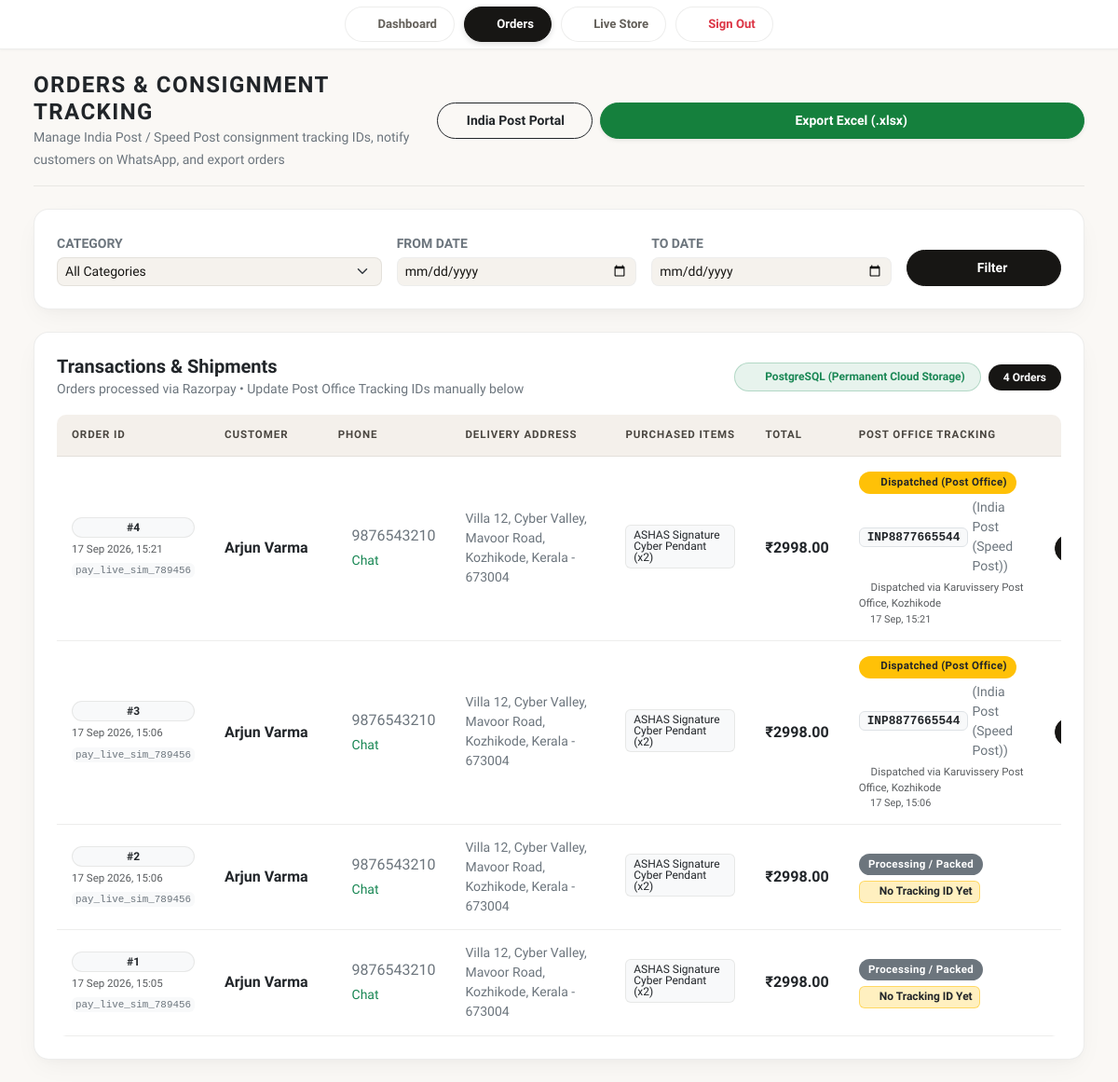
The app's page /adminpp/orders/ (signed in), older data.
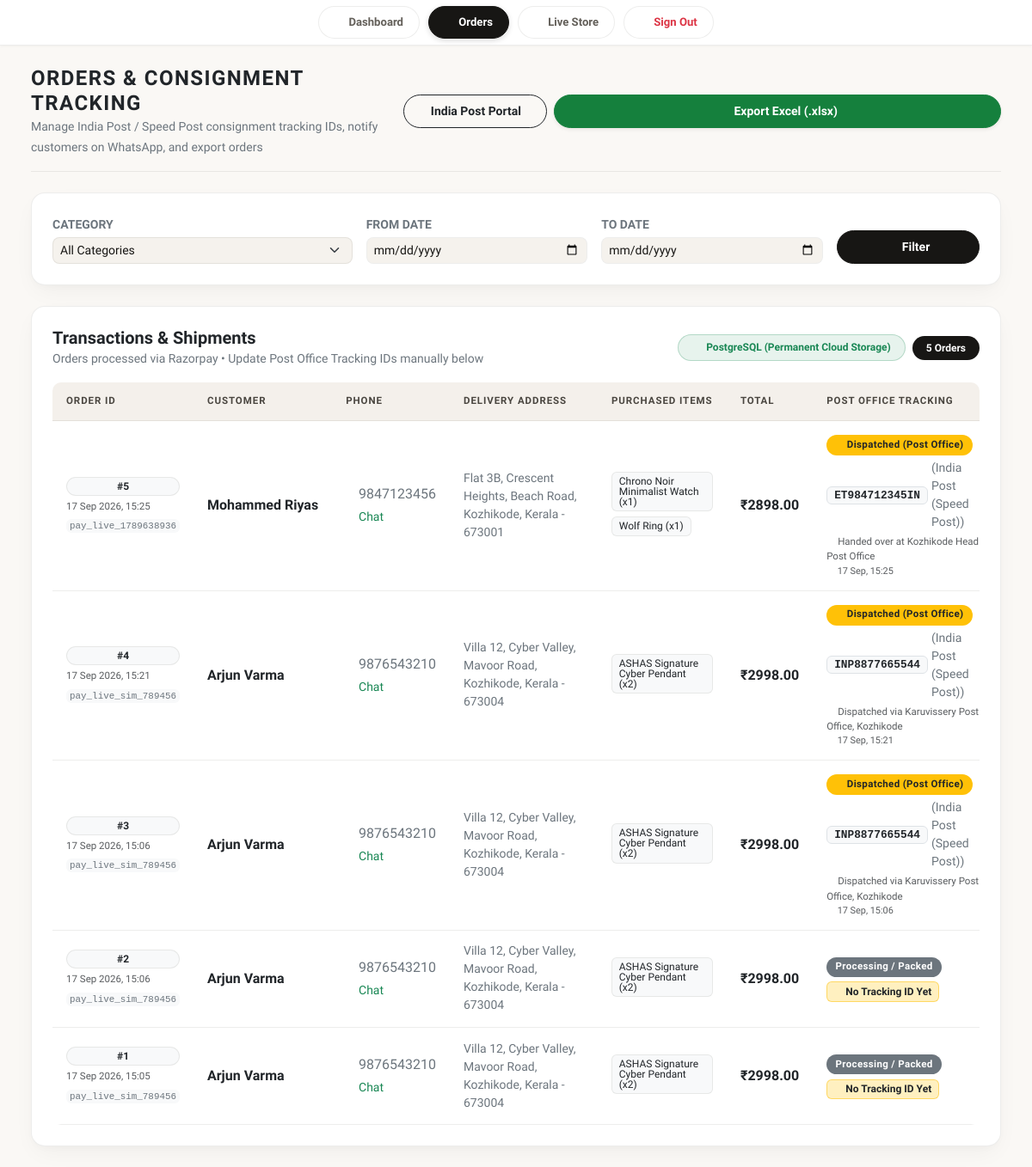
The same page, newer data.
### store/models.py (models this page shows, shortened)
class Order(models.Model):
    STATUS_CHOICES = (
        ('Pending', 'Pending'),
        ('Completed', 'Completed'),
        ('Failed', 'Failed'),
    )
    SHIPPING_STATUS_CHOICES = (
        ('Processing', 'Processing / Packed'),
        ('Dispatched', 'Dispatched via Post Office'),
        ('In Transit', 'In Transit'),
        ('Out for Delivery', 'Out for Delivery'),
        ('Delivered', 'Delivered'),
    )
    user = models.ForeignKey(User, on_delete=models.SET_NULL, null=True, blank=True, related_name='orders')
    full_name = models.CharField(max_length=200)
    phone_number = models.CharField(max_length=20)
    shipping_address = models.TextField()
    total_price = models.DecimalField(max_digits=10, decimal_places=2)
    razorpay_order_id = models.CharField(max_length=100, blank=True, null=True)
    razorpay_payment_id = models.CharField(max_length=100, blank=True, null=True)
    payment_status = models.CharField(max_length=20, choices=STATUS_CHOICES, default='Pending')
    tracking_id = models.CharField(max_length=100, blank=True, null=True, help_text="India Post / Speed Post consignment tracking number")
    carrier = models.CharField(max_length=100, default='India Post', blank=True, help_text="Courier service or Post Office branch")
    shipping_status = models.CharField(max_length=50, choices=SHIPPING_STATUS_CHOICES, default='Processing', blank=True)
    tracking_notes = models.CharField(max_length=255, blank=True, null=True, help_text="Dispatch notes (e.g. Dispatched from Karuvissery Post Office)")
    tracking_updated_at = models.DateTimeField(blank=True, null=True)
    created_at = models.DateTimeField(auto_now_add=True)
    @property
    def tracking_url(self):
        if self.tracking_id:
            return "https://www.indiapost.gov.in/_layouts/15/dpt.cept.tracking/trackconsignment.aspx"
        return ""
    @property
    def whatsapp_notification_url(self):
        if not self.phone_number:
            return ""
        import urllib.parse
        import re
        digits = re.sub(r'\D', '', str(self.phone_number))
        if len(digits) == 10:
            digits = '91' + digits
        tracking_info = self.tracking_id or 'Will be updated shortly'
        carrier_name = self.carrier or 'India Post (Speed Post)'
        status_name = self.get_shipping_status_display() if hasattr(self, 'get_shipping_status_display') else self.shipping_status
        msg = (
            f"Hello {self.full_name},\n\n"
            f"Your ASHAS order #{self.id} has an update!\n"
            f"📦 Carrier: {carrier_name}\n"
            f"🏷️ Tracking ID: {tracking_info}\n"
            f"🚚 Status: {status_name}\n\n"
            f"Track your parcel on India Post:\n"
            f"https://www.indiapost.gov.in/_layouts/15/dpt.cept.tracking/trackconsignment.aspx\n\n"
            f"Thank you for choosing ASHAS!\n"
            f"Boutique Helpline: +91 82814 51481"
        )
        return f"https://wa.me/{digits}?text={urllib.parse.quote(msg)}"

class OrderItem(models.Model):
    order = models.ForeignKey(Order, related_name='items', on_delete=models.CASCADE)
    product = models.ForeignKey(Product, on_delete=models.CASCADE)
    price = models.DecimalField(max_digits=10, decimal_places=2)
    quantity = models.PositiveIntegerField(default=1)

class Product(models.Model):
    category = models.ForeignKey(Category, related_name='products', on_delete=models.CASCADE)
    name = models.CharField(max_length=200)
    image = models.ImageField(upload_to='products/', blank=True, null=True)
    image_url = models.URLField(max_length=1000, blank=True, null=True, help_text="Direct link to product image (optional)")
    price = models.DecimalField(max_digits=10, decimal_places=2)
    discount_price = models.DecimalField(max_digits=10, decimal_places=2, blank=True, null=True)
    description = models.TextField(blank=True, null=True)
    stock = models.PositiveIntegerField(default=1)
    is_trending = models.BooleanField(default=False, db_index=True, help_text="Showcase this product in the Trending section")
    created_at = models.DateTimeField(auto_now_add=True)

### store/views.py (the view, shortened to what this page needs)
# urls.py: path('adminpp/orders/', views.adminpp_orders, name='adminpp_orders'),
@staff_required
def adminpp_orders(request):
    category_filter = request.GET.get('category', '')
    start_date = request.GET.get('start_date', '')
    end_date = request.GET.get('end_date', '')
    export_excel = request.GET.get('export', '')
    orders = Order.objects.filter(payment_status='Completed').prefetch_related('items__product__category').order_by('-created_at')
    if category_filter:
        orders = orders.filter(items__product__category__name__iexact=category_filter).distinct()
    if start_date:
        orders = orders.filter(created_at__date__gte=start_date)
    if end_date:
        orders = orders.filter(created_at__date__lte=end_date)
    from django.conf import settings
    db_engine = settings.DATABASES['default']['ENGINE'].split('.')[-1]
    is_postgres = 'postgres' in db_engine or bool(os.environ.get('DATABASE_URL'))
    return render(request, 'adminpp_orders.html', {
        'orders': orders,
        'categories': Category.objects.all(),
        'selected_category': category_filter,
        'start_date': start_date,
        'end_date': end_date,
        'db_engine': db_engine,
        'is_postgres': is_postgres,
    })

### store/views.py (called while the page is built)
def cart_context_processor(request):
    if request.user.is_authenticated:
        items = CartItem.objects.filter(user=request.user)
        total_qty = sum(item.quantity for item in items)
    else:
        cart = request.session.get('cart', {})
        total_qty = sum(cart.values()) if cart else 0
    return {
        'cart_item_count': total_qty,
        'all_categories': Category.objects.all(),
    }

def staff_required(view_func):
    @wraps(view_func)
    def wrapper(request, *args, **kwargs):
        if not request.user.is_authenticated:
            return redirect('/login/?next=' + request.path)
        if not (request.user.is_staff or request.user.is_superuser):
            messages.error(request, "Access restricted: Staff privileges are required to access the Admin Portal.")
            return redirect('home')
        return view_func(request, *args, **kwargs)
    return wrapper

### store/templates/adminpp_orders.html (shortened to what the changed rows need)
{% load static %}
<!DOCTYPE html>
<html lang="en">
<head>
    <link href="https://cdn.jsdelivr.net/npm/bootstrap@5.3.0/dist/css/bootstrap.min.css" rel="stylesheet">
    <link rel="stylesheet" href="https://cdn.jsdelivr.net/npm/bootstrap-icons@1.11.1/font/bootstrap-icons.css">
</head>
<body class="p-0">
<div class="p-2 p-sm-3 p-md-4 page-padding">
<div class="container-fluid" style="max-width: 1400px;">
    <div class="d-flex flex-column flex-sm-row justify-content-between align-items-start align-items-sm-center gap-3 mb-4 pb-3 border-bottom" style="border-color: var(--border-subtle) !important;">
        <div>
            <h1 class="h4 m-0 fw-bold text-dark text-uppercase" style="letter-spacing: 0.06em;">ORDERS & CONSIGNMENT TRACKING</h1>
        </div>
    </div>
    <div class="card-admin p-3 p-md-4">
        <div class="d-flex flex-wrap justify-content-between align-items-center gap-2 mb-3">
            <div>
                <h2 class="h5 m-0 fw-bold text-dark">Transactions & Shipments</h2>
            </div>
            <div class="d-flex align-items-center gap-2 flex-wrap">
                {% if is_postgres %}
                <span class="badge bg-success bg-opacity-10 text-success border border-success border-opacity-25 rounded-pill px-3 py-2 fw-semibold" title="Orders are permanently stored in managed PostgreSQL cloud database. Deployments will never delete your data.">
                    <i class="bi bi-database-fill-check me-1"></i> PostgreSQL (Permanent Cloud Storage)
                </span>
                {% else %}
                <span class="badge bg-secondary bg-opacity-10 text-dark border border-secondary border-opacity-25 rounded-pill px-3 py-2 fw-semibold" title="Running on local database">
                    <i class="bi bi-database me-1"></i> Database: {{ db_engine|upper }}
                </span>
                {% endif %}
                <span class="badge bg-dark rounded-pill px-3 py-2 fw-semibold" style="background-color: #171614 !important;">{{ orders|length }} Orders</span>
            </div>
        </div>
        <div class="d-none d-md-block table-responsive">
            <table class="table table-custom align-middle">
                <thead>
                    <tr>
                        <th class="text-nowrap">ORDER ID</th>
                        <th class="text-nowrap">CUSTOMER</th>
                        <th class="text-nowrap">PHONE</th>
                        <th>DELIVERY ADDRESS</th>
                        <th>PURCHASED ITEMS</th>
                        <th class="text-nowrap">TOTAL</th>
                        <th class="text-nowrap">POST OFFICE TRACKING</th>
                        <th class="text-nowrap text-end">ACTIONS</th>
                    </tr>
                </thead>
                <tbody>
                    {% for order in orders %}
                    <tr id="order-row-{{ order.id }}">
                        <td class="text-nowrap">
                            <span class="badge bg-light text-dark border rounded-pill px-2 py-1 fw-bold mb-1 d-block" style="border-color: var(--border-subtle) !important;">#{{ order.id }}</span>
                            <small class="text-muted d-block" style="font-size: 0.72rem;">{{ order.created_at|date:"d M Y, H:i" }}</small>
                            <code class="text-secondary bg-light px-1 rounded d-inline-block mt-1" style="font-size: 0.68rem;">{{ order.razorpay_payment_id|default:"-" }}</code>
                        </td>
                        <td class="fw-semibold text-dark text-nowrap">{{ order.full_name }}</td>
                        <td class="text-secondary text-nowrap">
                            {% if order.phone_number %}
                            <a href="tel:{{ order.phone_number }}" class="text-secondary text-decoration-none d-block">
                                <i class="bi bi-telephone small me-1 text-success"></i>{{ order.phone_number }}
                            </a>
                            <a href="{{ order.whatsapp_notification_url }}" target="_blank" rel="noopener noreferrer" class="text-success text-decoration-none small d-inline-flex align-items-center gap-1 mt-1">
                                <i class="bi bi-whatsapp"></i> Chat
                            </a>
                            {% else %}-{% endif %}
                        </td>
                        <td><small class="text-secondary" style="min-width: 140px; max-width: 220px; display: inline-block; word-break: break-word;">{{ order.shipping_address }}</small></td>
                        <td style="min-width: 150px;">
                            {% for item in order.items.all %}
                                <span class="badge bg-light text-dark border mb-1 fw-normal text-wrap text-start" style="border-color: var(--border-subtle) !important;">{{ item.product.name }} (x{{ item.quantity }})</span><br>
                            {% empty %}
                                <span class="text-secondary small">-</span>
                            {% endfor %}
                        </td>
                        <td class="text-nowrap"><strong class="text-dark fs-6">₹{{ order.total_price }}</strong></td>
                        <td style="min-width: 210px;" class="tracking-cell">
                            <div class="mb-1">
                                <span class="row-status-badge">
                                    {% if order.shipping_status == 'Delivered' %}
                                        <span class="badge bg-success rounded-pill tracking-badge"><i class="bi bi-check2-all me-1"></i>Delivered</span>
                                    {% elif order.shipping_status == 'Out for Delivery' %}
                                        <span class="badge bg-info text-dark rounded-pill tracking-badge"><i class="bi bi-bicycle me-1"></i>Out for Delivery</span>
                                    {% elif order.shipping_status == 'In Transit' %}
                                        <span class="badge bg-primary rounded-pill tracking-badge"><i class="bi bi-send me-1"></i>In Transit</span>
                                    {% elif order.shipping_status == 'Dispatched' %}
                                        <span class="badge bg-warning text-dark rounded-pill tracking-badge"><i class="bi bi-box-seam me-1"></i>Dispatched (Post Office)</span>
                                    {% else %}
                                        <span class="badge bg-secondary rounded-pill tracking-badge">{{ order.get_shipping_status_display }}</span>
                                    {% endif %}
                                </span>
                            </div>
                            {% if order.tracking_id %}
                            <div class="d-flex align-items-center gap-1 mb-1">
                                <code class="text-dark bg-light px-2 py-0.5 rounded fw-bold border row-tracking-id" style="font-size: 0.8rem;">{{ order.tracking_id }}</code>
                                <small class="text-secondary row-carrier">({{ order.carrier|default:'India Post' }})</small>
                            </div>
                            {% if order.tracking_notes %}
                            <small class="text-muted d-block row-notes" style="font-size: 0.72rem;"><i class="bi bi-pin-map me-1"></i>{{ order.tracking_notes }}</small>
                            {% endif %}
                            {% if order.tracking_updated_at %}
                            <small class="text-muted d-block" style="font-size: 0.68rem;"><i class="bi bi-clock me-1"></i>{{ order.tracking_updated_at|date:"d M, H:i" }}</small>
                            {% endif %}
                            {% else %}
                            <div class="row-tracking-id">
                                <span class="badge bg-warning bg-opacity-25 text-dark border border-warning border-opacity-50 small">
                                    <i class="bi bi-hourglass-split me-1"></i>No Tracking ID Yet
                                </span>
                            </div>
                            {% endif %}
                        </td>
                        <td class="text-nowrap text-end">
                            <div class="d-flex align-items-center justify-content-end gap-1.5">
                                <button type="button" class="btn btn-obsidian btn-sm rounded-pill px-2.5 py-1 d-inline-flex align-items-center gap-1 open-tracking-modal-btn"
                                    data-order-id="{{ order.id }}"
                                    data-full-name="{{ order.full_name }}"
                                    data-phone="{{ order.phone_number }}"
                                    data-tracking-id="{{ order.tracking_id|default:'' }}"
                                    data-carrier="{{ order.carrier|default:'India Post' }}"
                                    data-status="{{ order.shipping_status|default:'Dispatched' }}"
                                    data-notes="{{ order.tracking_notes|default:'' }}"
                                    data-whatsapp="{{ order.whatsapp_notification_url }}"
                                    title="Edit Consignment & Tracking">
                                </button>
                            </div>
                        </td>
                    </tr>
                    {% endfor %}
                </tbody>
            </table>
        </div>
    </div>
</div>
</div>
</body>
</html>

Row changes from the older to the newer data that the page shows:
added Order: id "5", created_at "17 Sep 2026, 15:25", razorpay_payment_id "pay_live_1789638936", full_name "Mohammed Riyas", phone_number "9847123456", shipping_address "Flat 3B, Crescent Heights, Beach Road, Kozhikode, Kerala - 673001", total_price "2898.00", shipping_status "Dispatched" (drawn), tracking_id "ET984712345IN", carrier "India Post (Speed Post)", tracking_notes "Handed over at Kozhikode Head Post Office", tracking_updated_at "17 Sep, 15:25"
added OrderItem: product.name "Chrono Noir Minimalist Watch", quantity "1", shown under "5"
added OrderItem: product.name "Wolf Ring", quantity "1", shown under "5"
Text that changed along with them:
{{ orders|length }}: "4" → "5"
